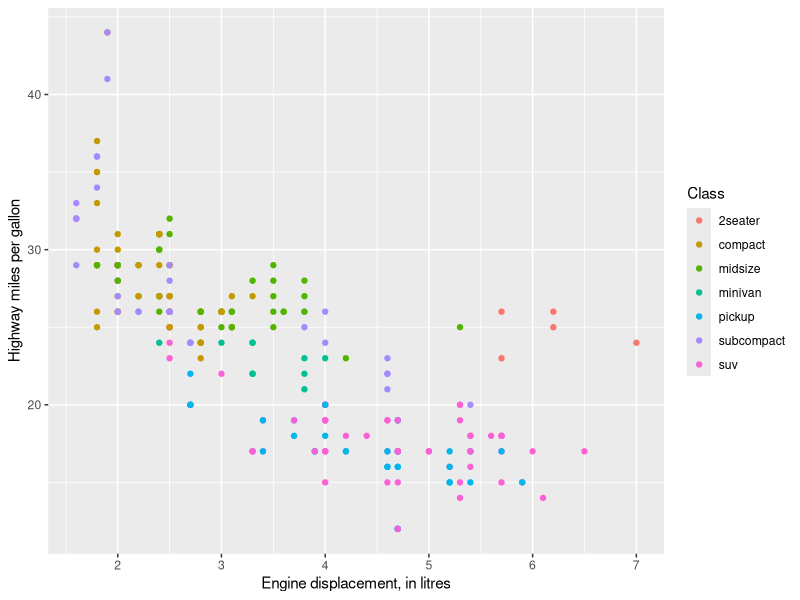
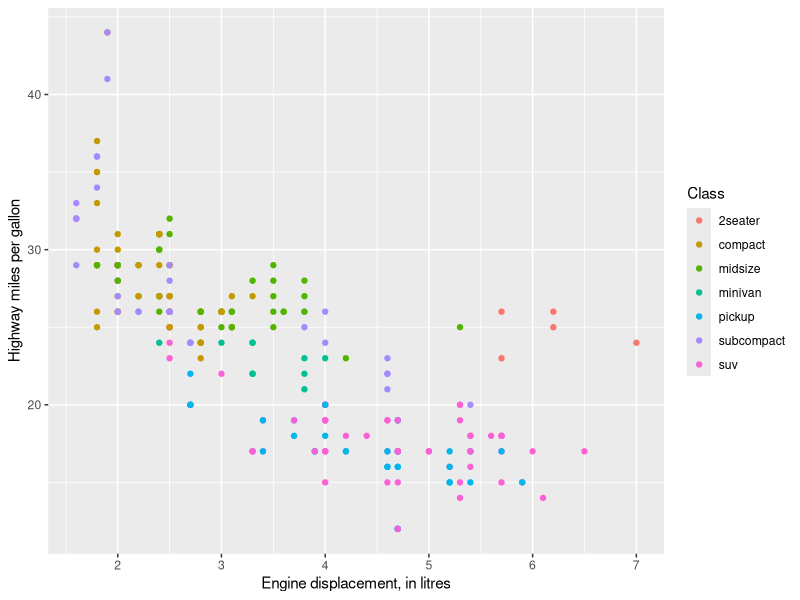

Recreate these plots in R, in order.
## ---- chunk 1
library(tidyverse)
## ---- chunk 2
mpg |> 
  ggplot(aes(
    x = displ,
    y = hwy, 
    color = class)
    ) +
  geom_point() +
  labs(
    x = "Engine displacement, in litres",
    y = "Highway miles per gallon",
    color = "Class"
  )
## ---- chunk 3
mpg |> 
  ggplot(aes(
    x = displ,
    y = hwy, 
    color = class)
    ) +
  geom_point() +
  labs(
    x = "Engine displacement, in litres",
    y = "Highway miles per gallon",
    color = "Class"
  )
